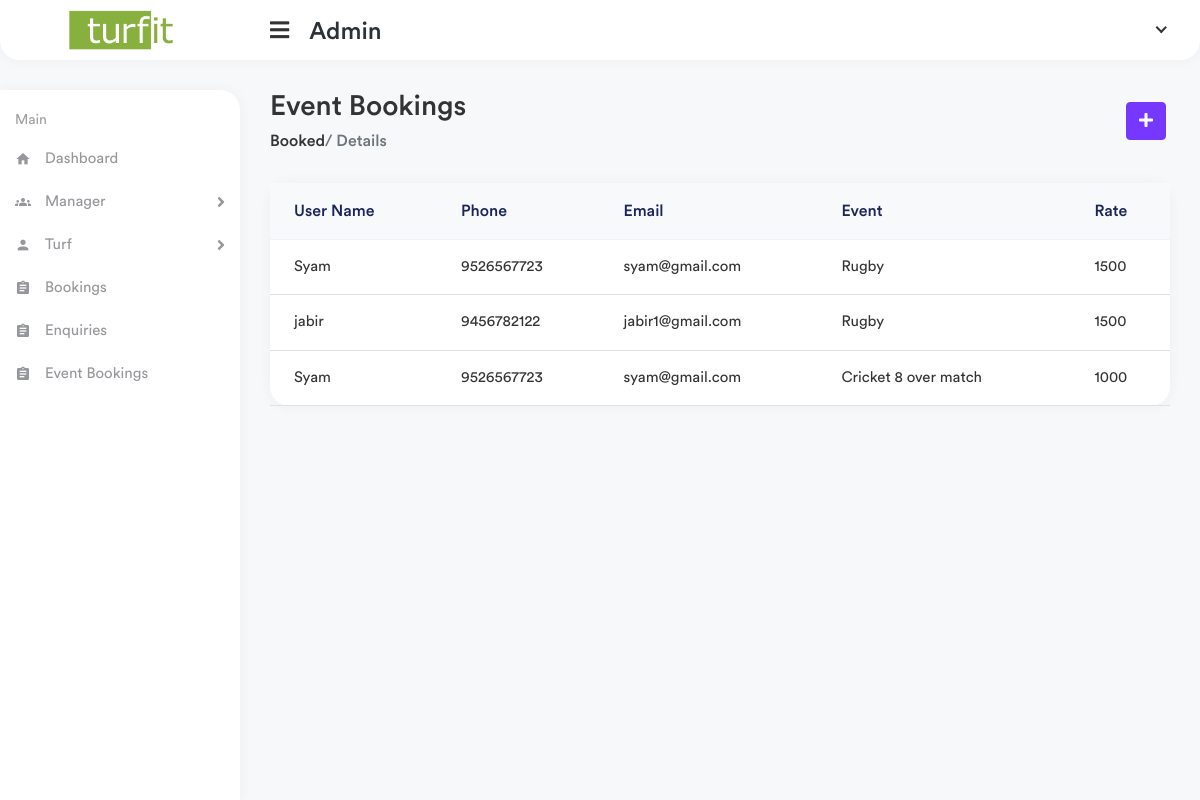
The app's page /app1/event-bookings, older data.
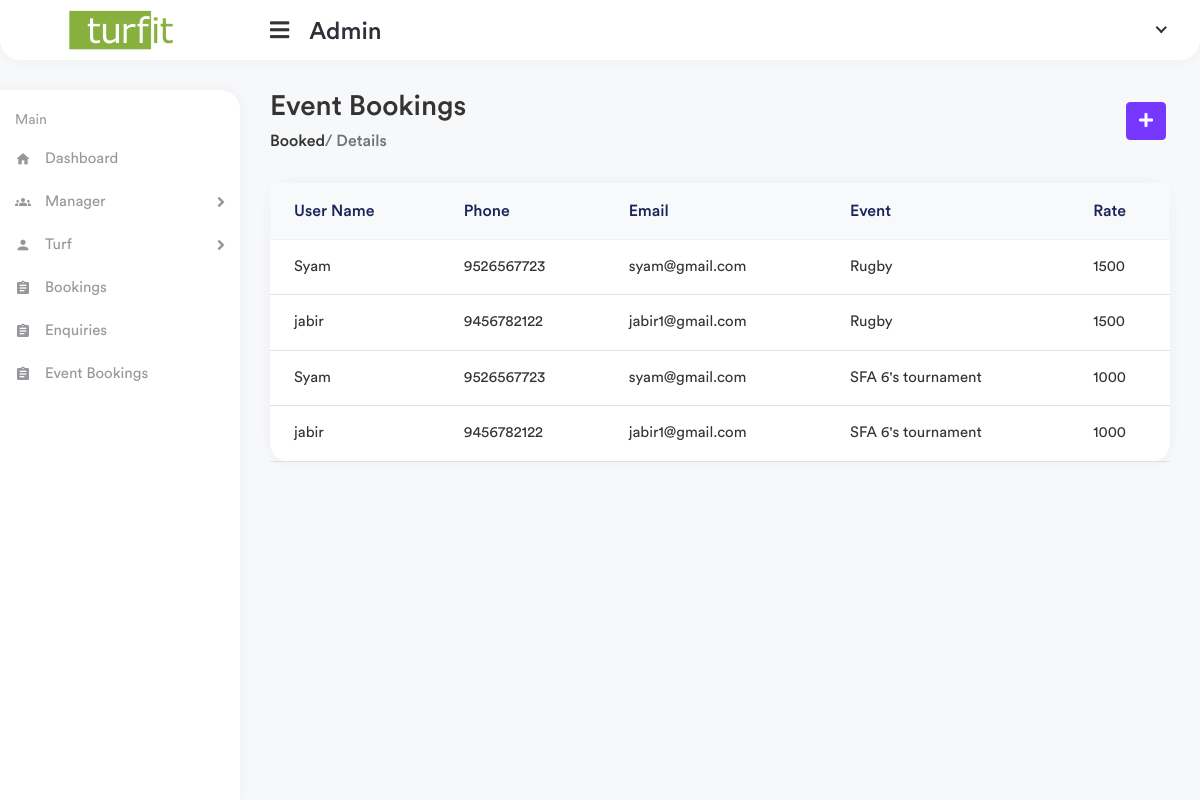
The same page, newer data.
### manager/models.py (models this page shows, shortened)
class EventBook(models.Model):
    manager = models.ForeignKey(TurfManager,on_delete=models.CASCADE,null=True)
    event = models.ForeignKey(Event,on_delete=models.CASCADE,null=True)
    user = models.ForeignKey(TurfUser,on_delete=models.CASCADE,null=True)

class Event(models.Model):
    manager = models.ForeignKey(TurfManager,on_delete=models.CASCADE,null=True)
    turf = models.CharField(max_length=200)
    event_image = models.ImageField( upload_to="image/testimagemodel/")
    date = models.DateField()
    time = models.TimeField()
    game = models.CharField(max_length=100)
    event_title = models.CharField(max_length=200)
    entry_fee = models.CharField(max_length=100)
    strength = models.IntegerField()
    def __str__(self):
        return str(self.event_title)

### website/models.py (models this page shows)
class TurfUser(models.Model):
    user = models.OneToOneField(User,on_delete=models.CASCADE)
    name = models.CharField(max_length=100)
    phone = models.CharField(max_length=100)
    email = models.EmailField()
    def __str__(self):
        return str(self.name)

### app1/views.py (the view)
# urls.py: path('event-bookings',views.event_bookings,name="event_bookings"),
def event_bookings(request):
    event_bookings = EventBook.objects.filter().all()
    context = {
        'bookings' : event_bookings
    }
    return render(request,'app1/event_bookings.html',context)

### templates/app1/event_bookings.html (shortened to what this page needs)
{% extends 'app1/partials/base.html' %}
{% load static %}
{% block content %}
<div class="page-wrapper">
    <div class="content container-fluid">
        <div class="page-header">
            <div class="row align-items-center">
                <div class="col">
                    <h3 class="page-title">Event Bookings</h3>
                    <ul class="breadcrumb">
                        <li class="breadcrumb"><a href=""> Booked</a>
                        </li>
                        <li class="breadcrumb active"> / Details</li>
                    </ul>
                </div>
                <div class="col-auto">
                    <a href="" class="btn btn-primary me-1">
                        <i class="fas fa-plus"></i>
                    </a>
                </div>
            </div>
        </div>
        <div class="row">
            <div class="col-sm-12">
                <div class="card card-table">
                    <div class="card-body">
                        <div class="table-responsive">
                            <table class="table table-center table-hover datatable">
                                <thead class="thead-light">
                                    <tr>
                                        <th>User Name</th>
                                        <th>Phone</th>
                                        <th>Email</th>
                                        <th>Event</th>
                                        <th>Rate</th>
                                    </tr>
                                </thead>
                                <tbody>
                                    {% for bookings in bookings %}
                                    <tr>
                                        <td>
                                            <h2 class="">
                                                <a href="">{{bookings.user}} </a>
                                            </h2>
                                        </td>
                                        <td>{{bookings.user.phone}}
                                        </td>
                                        <td>{{bookings.user.email}}</td>
                                        <td>{{bookings.event}}</td>
                                        <td>{{bookings.event.entry_fee}}</td>
                                    </tr>
                                </tbody>
                                {% endfor %}
                            </table>
                        </div>
                    </div>
                </div>
            </div>
        </div>
    </div>
</div>
{% endblock %}

Row changes from the older to the newer data that the page shows:
removed EventBook: user "Syam", user.phone "9526567723", user.email "syam@gmail.com", event "Cricket 8 over match", event.entry_fee "1000"
added EventBook: user "Syam", user.phone "9526567723", user.email "syam@gmail.com", event "SFA 6's tournament", event.entry_fee "1000"
added EventBook: user "jabir", user.phone "9456782122", user.email "jabir1@gmail.com", event "SFA 6's tournament", event.entry_fee "1000"
